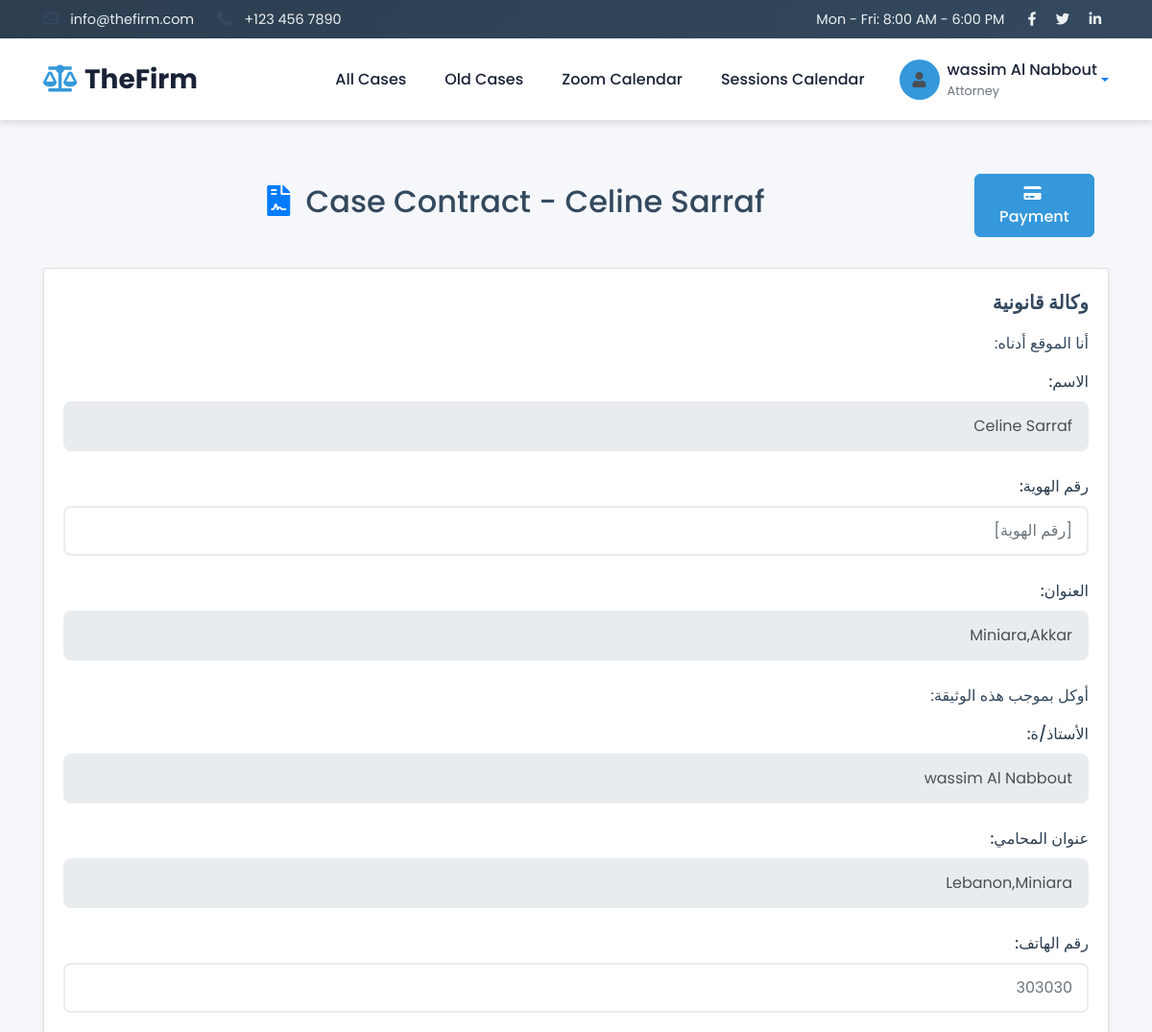
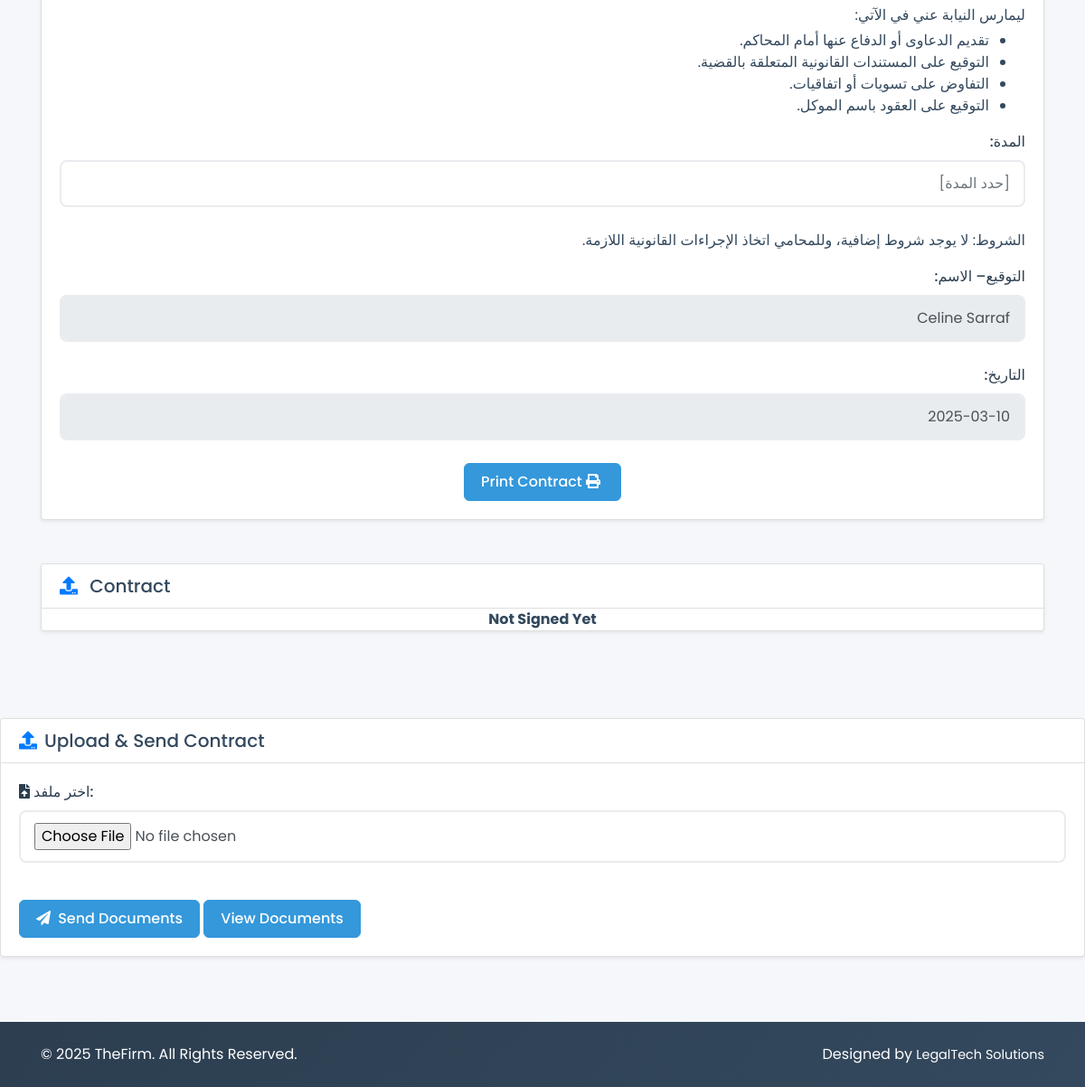
Page /attorneys/c1.php?id=26 (signed in) on the committed database (2 pictures, top to bottom).
### tables this page shows
CREATE TABLE `user` (
  `id` int(50) NOT NULL,
  `fname` varchar(255) NOT NULL,
  `lname` varchar(255) NOT NULL,
  `email` varchar(255) NOT NULL,
  `password` varchar(255) NOT NULL,
  `address` varchar(255) NOT NULL,
  `phonenum` int(9) NOT NULL,
  `image` varchar(255) NOT NULL,
  `role` int(1) NOT NULL,
  `status` enum('Unverified','Unrestricted','Restricted','') NOT NULL DEFAULT 'Unverified'
);

CREATE TABLE `case` (
  `id` int(50) NOT NULL,
  `description` varchar(255) NOT NULL,
  `startdate` date NOT NULL,
  `enddate` date NOT NULL,
  `status` enum('Pending','Accepted','Rejected') NOT NULL DEFAULT 'Pending',
  `casestatus` enum('Pending','Closed') NOT NULL DEFAULT 'Pending',
  `caseContractimg` varchar(255) NOT NULL,
  `userid` int(50) NOT NULL,
  `categoryid` int(50) NOT NULL,
  `attid` int(50) NOT NULL
);

### attorneys/c1.php (the view, shortened to what this page needs)
<!DOCTYPE html>
<html lang="en">
<head>
    <link href="https://stackpath.bootstrapcdn.com/bootstrap/4.4.1/css/bootstrap.min.css" rel="stylesheet">
    <link href="https://cdnjs.cloudflare.com/ajax/libs/font-awesome/5.15.3/css/all.min.css" rel="stylesheet">
    <link href="lib/animate/animate.min.css" rel="stylesheet">
    <link href="lib/owlcarousel/assets/owl.carousel.min.css" rel="stylesheet">
    <link href="../css/admincss.css" rel="stylesheet">
</head>
<body>
<?php
include 'header.php';
include 'db.php';
if (isset($_SESSION['attorney'])) {
    $attname  = $_SESSION['attorney']['fullName'];
    $attemail = $_SESSION['attorney']['email'];
    $sql2   = "SELECT * FROM user WHERE email='$attemail'";
    $res2   = $conn->query($sql2);
    $row2   = $res2->fetch_assoc();
    $address = $row2['address'];
    $id     = $_GET['id'];
    $row    = $conn->query("SELECT * FROM `case` WHERE id='$id'")->fetch_assoc();
    $caseid = $row['id'];
    $userID = $row['userid'];
    $caseimg= $row['caseContractimg'];
    $row1   = $conn->query("SELECT * FROM user WHERE id='$userID'")->fetch_assoc();
    $fname  = $row1['fname'];
    $lname  = $row1['lname'];
?>
<div class="container py-5">
    <div class="container py-2">
        <div class="d-flex justify-content-between align-items-center mb-4">
            <h2 class="text-center w-100">
                <i class="fas fa-file-contract text-primary mr-2"></i>
                Case Contract - <?= htmlspecialchars($fname." ".$lname) ?>
            </h2>
            <a href="payment.php?id=<?= $caseid ?>" class="btn btn-primary">
                <i class="fas fa-credit-card mr-1"></i> Payment
            </a>
        </div>
    </div>
    <div class="card shadow-sm">
        <div class="card-body contract-body">
            <form method="post">
                <p><strong style="font-size:20px;">وكالة قانونية</strong></p>
                <p>أنا الموقع أدناه:</p>
                <div class="form-group">
                    <label>الاسم:</label>
                    <input type="text" class="form-control" value="<?= htmlspecialchars($fname.' '.$lname) ?>" readonly>
                </div>
                <div class="form-group">
                    <label>رقم الهوية:</label>
                    <input type="text" class="form-control" placeholder="[رقم الهوية]">
                </div>
                <div class="form-group">
                    <label>العنوان:</label>
                    <input type="text" class="form-control" value="<?= htmlspecialchars($row1['address']) ?>" readonly>
                </div>
                <p class="mt-3">أوكل بموجب هذه الوثيقة:</p>
                <div class="form-group">
                    <label>الأستاذ/ة:</label>
                    <input type="text" class="form-control" value="<?= htmlspecialchars($attname) ?>" readonly>
                </div>
                <div class="form-group">
                    <label>عنوان المحامي:</label>
                    <input type="text" class="form-control" value="<?= htmlspecialchars($address) ?>" readonly>
                </div>
                <div class="form-group">
                    <label>رقم الهاتف:</label>
                    <input type="text" class="form-control" placeholder="<?= htmlspecialchars($row2['phonenum']) ?>">
                </div>
                <p class="mt-3 mb-1">ليمارس النيابة عني في الآتي:</p>
                <ul>
                    <li>تقديم الدعاوى أو الدفاع عنها أمام المحاكم.</li>
                    <li>التوقيع على المستندات القانونية المتعلقة بالقضية.</li>
                    <li>التفاوض على تسويات أو اتفاقيات.</li>
                    <li>التوقيع على العقود باسم الموكل.</li>
                </ul>
                <div class="form-group">
                    <label>المدة:</label>
                    <input type="text" class="form-control" placeholder="[حدد المدة]">
                </div>
                <p class="mt-3">الشروط: لا يوجد شروط إضافية، وللمحامي اتخاذ الإجراءات القانونية اللازمة.</p>
                <div class="form-group">
                    <label>التوقيع– الاسم:</label>
                    <input type="text" class="form-control" value="<?= htmlspecialchars($fname.' '.$lname) ?>" readonly>
                </div>
                <div class="form-group">
                    <label>التاريخ:</label>
                    <input type="text" class="form-control" value="<?= htmlspecialchars($row['startdate']) ?>" readonly>
                </div>
                <div class="text-center no-print">
                    <button type="button" class="btn btn-primary" onclick="window.print()">
                        <i class="fas fa-print mr-1"></i> Print Contract
                    </button>
                </div>
            </form>
        </div>
    </div>
    <div class="card shadow-sm mt-5 no-print">
        <div class="card-header bg-white">
            <h5 class="mb-0">
                <i class="fas fa-upload mr-2 text-primary"></i> Contract
            </h5>
        </div>
        <?php
        $row7   = $conn->query("SELECT * FROM ccontract WHERE caseid='$caseid'")->fetch_assoc();
    $pimg  = $row7['paycontractimg'];
        ?>
        <?php
if($caseimg != 0 && $pimg != 0){
?>
        <div style="text-align: center;">
            <a href="PHcontract.php?id=<?= $caseid ; ?>" class="btn btn-primary" >view Signed Case Contract</a>&nbsp;&nbsp;&nbsp;
            <a href="SignPaycontract.php?id=<?= $caseid ; ?>" class="btn btn-primary" >view Signed Payment Contract</a>
        </div>
        <?php
} else {
    ?>
    <div style="text-align: center;">
        <strong>Not Signed Yet</strong>
    </div>
    <?php
} ?>
    </div>
</div>
 <div class="card shadow-sm mt-5 no-print">
        <div class="card-header bg-white">
            <h5 class="mb-0">
                <i class="fas fa-upload mr-2 text-primary"></i>Upload &amp; Send Contract
            </h5>
        </div>
        <div class="card-body">
            <form action="Documents.php" method="post" enctype="multipart/form-data">
                <div class="form-group">
                    <label class="mb-2"><i class="fas fa-file-upload mr-1"></i>اختر ملفد:</label>
                    <input type="file" name="uploadfile" class="form-control" required>
                </div>
                <button type="submit" name="enter" class="btn btn-primary mt-3">
                    <i class="fas fa-paper-plane mr-1"></i> Send Documents
                </button>
                <a href="viewdocuments.php?id=<?= $caseid ; ?>" class="btn btn-primary mt-3">View Documents</a>
            </form>
        </div>
    </div>
    <br>
<footer class="footer bg-dark text-white py-4 mt-5 no-print">
    <div class="container">
        <div class="row">
            <div class="col-md-6 text-center text-md-left mb-3 mb-md-0">
                &copy; 2025 TheFirm. All Rights Reserved.
            </div>
            <div class="col-md-6 text-center text-md-right">
                Designed by <a href="#" class="text-white">LegalTech Solutions</a>
            </div>
        </div>
    </div>
</footer>
</body>
</html>
<?php }  ?>

### css/admincss.css (style rules this page uses)
:root { --primary: #2c3e50; --secondary: #3498db; --accent: #e74c3c; --light: #ecf0f1; --dark: #2c3e50; --success: #27ae60; --warning: #f39c12; --danger: #c0392b; --text: #34495e; --text-light: #7f8c8d; --text-primary: #34495e; --text-secondary: #7f8c8d; --shadow: 0 4px 6px rgba(0, 0, 0, 0.1); --transition: all 0.3s ease; }
body { font-family: 'Poppins', sans-serif; background-color: #f5f7fa; color: var(--text-primary); }
.form-control, .btn { border-radius: 8px; }
.form-control { padding: 12px 15px; border: 1px solid #e0e6ed; box-shadow: none; transition: var(--transition); }
.form-group label { font-weight: 500; color: #2c3e50; margin-bottom: 8px; }
.btn-primary { background: #3498db; border-color: #3498db; font-weight: 500; padding: 10px 20px; transition: var(--transition); }
.btn { font-weight: 500; padding: 8px 18px; border-radius: 6px; transition: var(--transition); }
.footer { background: linear-gradient(135deg, #2c3e50, #34495e); color: #ecf0f1; padding-top: 60px; margin-top: 60px; }
.footer p, .footer li, .footer a { color: #bdc3c7; font-size: 0.9rem; transition: var(--transition); }
.form-group { margin-bottom: 25px; }
.form-control { border: 2px solid #e9ecef; border-radius: 8px; padding: 12px 15px; height: auto; font-size: 1rem; transition: var(--transition); }

### attorneys/c1.php (style rules this page uses)
.contract-body { direction: rtl; text-align: right; }
.contract-body label, .contract-body input, .contract-body textarea, .contract-body ul { direction: rtl; text-align: right; }

### rows in the picture
user: fname+lname "Celine Sarraf", address "Miniara,Akkar"
user: address "Lebanon,Miniara", phonenum "303030"
case: startdate "2025-03-10"

### other values in the picture
$_SESSION['attorney']['fullName'] "wassim Al Nabbout"
